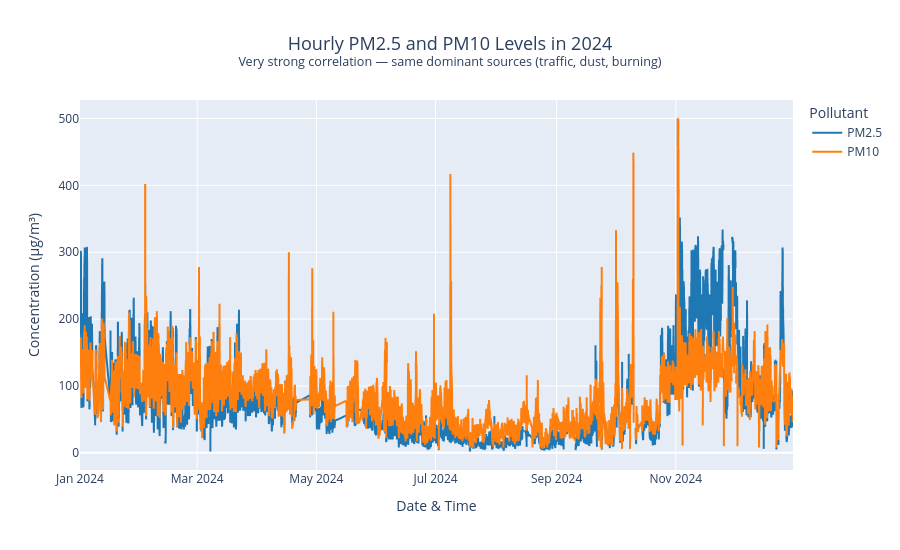

Notebook code cell kept with this figure:
### Code cell
# Hourly PM2.5 vs PM10 (2024)
recent = hourly[hourly['Datetime'] >= '2024-01-01']

fig4 = px.line(
    recent,
    x='Datetime',
    y=['PM2.5', 'PM10'],
    title='Hourly PM2.5 and PM10 Levels in 2024<br><sup>Very strong correlation — same dominant sources (traffic, dust, burning)</sup>',
    labels={'value': 'Concentration (µg/m³)', 'Datetime': 'Date & Time'},
    color_discrete_sequence=['#1f77b4', '#ff7f0e']
)
fig4.update_layout(height=550, title_font_size=18, title_x=0.5, legend_title_text='Pollutant')
fig4.show()

### Figure 1 — Plotly figure (JSON) as saved in the notebook; plotly's stock layout.template omitted (floating-point values rounded to 4 significant figures; data arrays with more than 128 entries replaced by an {"elided": "..."} marker saying what was removed)
{"data": [{"hovertemplate": "variable=PM2.5<br>Date & Time=%{x}<br>Concentration (µg/m³)=%{y}<extra></extra>", "legendgroup": "PM2.5", "line": {"color": "#1f77b4", "dash": "solid"}, "marker": {"symbol": "circle"}, "mode": "lines", "name": "PM2.5", "showlegend": true, "type": "scattergl", "x": {"elided": "7987 str values"}, "xaxis": "x", "y": {"elided": "7987 float values"}, "yaxis": "y"}, {"hovertemplate": "variable=PM10<br>Date & Time=%{x}<br>Concentration (µg/m³)=%{y}<extra></extra>", "legendgroup": "PM10", "line": {"color": "#ff7f0e", "dash": "solid"}, "marker": {"symbol": "circle"}, "mode": "lines", "name": "PM10", "showlegend": true, "type": "scattergl", "x": {"elided": "7987 str values"}, "xaxis": "x", "y": {"elided": "7987 float values"}, "yaxis": "y"}], "layout": {"height": 550, "legend": {"title": {"text": "Pollutant"}, "tracegroupgap": 0}, "title": {"font": {"size": 18}, "text": "Hourly PM2.5 and PM10 Levels in 2024<br><sup>Very strong correlation — same dominant sources (traffic, dust, burning)</sup>", "x": 0.5}, "xaxis": {"anchor": "y", "domain": [0, 1], "title": {"text": "Date & Time"}}, "yaxis": {"anchor": "x", "domain": [0, 1], "title": {"text": "Concentration (µg/m³)"}}}}
